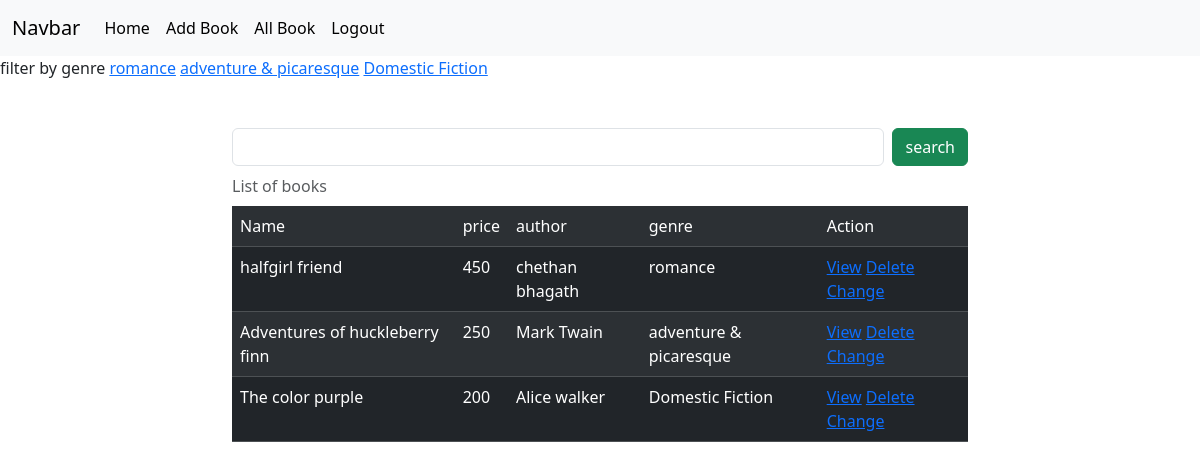
Screenshot of /books/all/ (signed in) with the database file from the repository.
### myappmodels/models.py (models this page shows, shortened)
class Books(models.Model):
    name=models.CharField(max_length=200)
    price=models.PositiveIntegerField()
    author=models.CharField(max_length=200)
    genre=models.CharField(max_length=200)
    cover_pic=models.ImageField(upload_to="images",null=True,blank=True)
    Published_date=models.DateField(null=True,blank=True)

### myappmodels/views.py (the view, shortened to what this page needs)
# urls.py: path('books/all/',views.BookListView.as_view(),name="book-all"),
@method_decorator(signin_required,name="dispatch")
class BookListView(View):
    def get(self,request,*args,**kwargs):
        qs=Books.objects.all()
        genre=Books.objects.all().values_list("genre",flat=True).distinct()
        print(genre)
        if "genre" in request.GET:
             gen=request.GET.get("genre")
             qs=qs.filter(genre__iexact=gen)
        return render(request,"book_list.html",{"data":qs,"genre":genre})

### myappmodels/views.py (called while the page is built)
def signin_required(fn):
    def wrapper(request,*args,**kwargs):
        if not request.user.is_authenticated:
            messages.error(request,"invalid session")
            return redirect("signin")
        else:
            return fn(request,*args,**kwargs)
    return wrapper

### myappmodels/templates/book_list.html (shortened to what this page needs)
{%extends 'base.html'%}
{%block body_block%}
<div>
  filter by genre
  {%for gen in genre%}
  <a href="{%url 'book-all'%}?genre={{gen}}">{{gen}}</a>
  {%endfor%}
  </div>
<div class="container mt-5">
  <div class="row">
    <div class="col-2"></div>
    <div class="col-8">
      <form action="" method="post">
        <div class="d-flex">
          <input type="text" name="box" class="form-control me-2">
          <button type="submit" class="btn btn-success">search</button>
        </div>
      </form>
    </div>
    <div class="col-2"></div>
  </div>
</div>
<div class="container">
  <div class="row">
    <div class="col-2">
    </div>
    <div class="col-8">
      <table class="table table-dark table-striped caption-top">
        <caption>List of books</caption>
        <tr>
          <td>Name</td>
          <td>price</td>
          <td>author</td>
          <td>genre</td>
          <td>Action</td>
        </tr>
        {%for books in data%}
        <tr>
          <td>{{books.name}}</td>
          <td>{{books.price}}</td>
          <td>{{books.author}}</td>
          <td>{{books.genre}}</td>
          <td>
            <a href="{%url 'book-details' books.id%}">View</a>
            <a href="{%url 'book-delete' books.id%}">Delete</a>
            <a href="{%url 'book-edit' books.id%}">Change</a>
          </td>
        </tr>
        {%endfor%}
      </table>
    </div>
    <div class="col-2"></div>
  </div>
</div>
{%endblock%}

### myappmodels/templates/base.html (shortened to what this page needs)
<!DOCTYPE html>
<html lang="en">
<head>
    <link href="https://cdn.jsdelivr.net/npm/bootstrap@5.3.2/dist/css/bootstrap.min.css" rel="stylesheet">
</head>
<body>
    <nav class="navbar navbar-expand-lg bg-body-tertiary">
        <div class="container-fluid">
          <a class="navbar-brand" href="#">Navbar</a>
          <div class="collapse navbar-collapse" id="navbarSupportedContent">
            <ul class="navbar-nav me-auto mb-2 mb-lg-0">
              <li class="nav-item">
                <a class="nav-link active" aria-current="page" href="#">Home</a>
              </li>
              <li class="nav-item">
                <a class="nav-link active" aria-current="page" href="{%url 'book-add'%}">Add Book</a>
              </li>
              <li class="nav-item">
                <a class="nav-link active" aria-current="page" href="{%url 'book-all'%}">All Book</a>
              </li>
              <li class="nav-item">
                <a class="nav-link active" aria-current="page" href="{%url 'signout'%}">Logout</a>
              </li>
          </div>
        </div>
      </nav>
      {%block body_block%}
      {%endblock%}
</body>
</html>

### rows the page displays
Books: name "halfgirl friend", price "450", author "chethan bhagath", genre "romance"
Books: name "Adventures of huckleberry finn", price "250", author "Mark Twain", genre "adventure & picaresque"
Books: name "The color purple", price "200", author "Alice walker", genre "Domestic Fiction"

### other values shown
{{ gen }} "romance" "adventure & picaresque" "Domestic Fiction"
